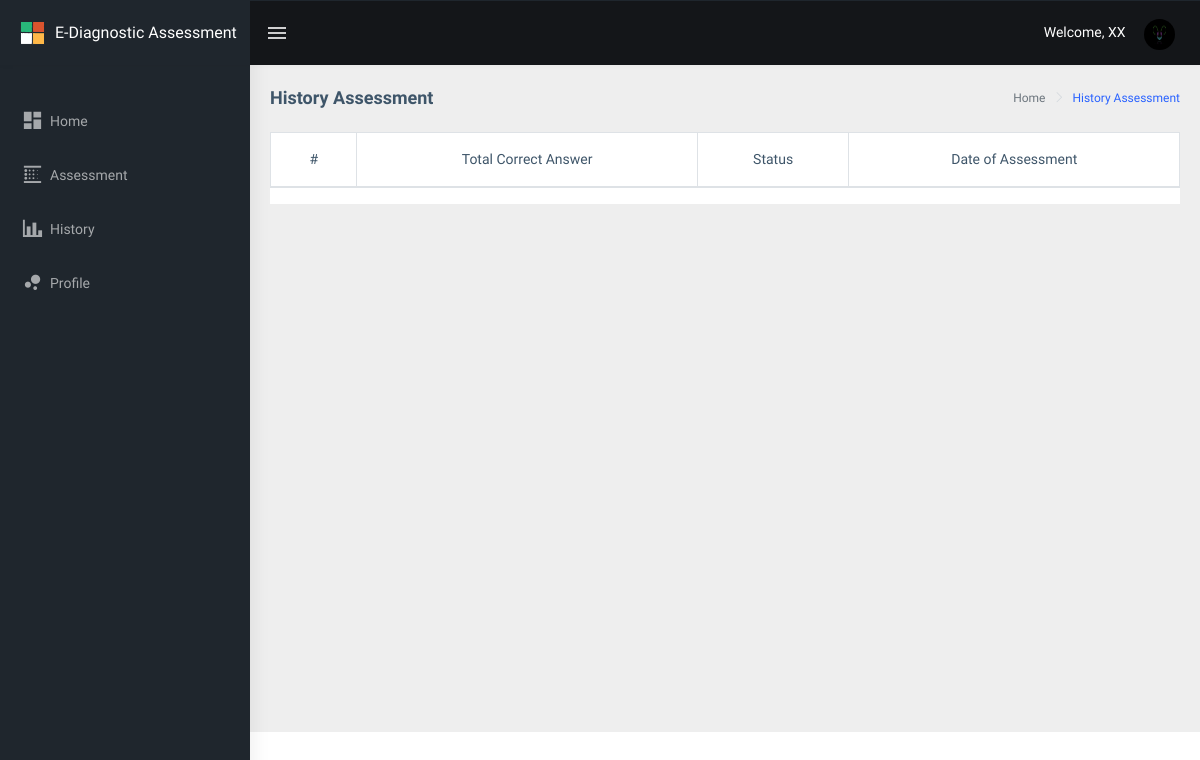
Before: /public/main/student/history/index.php (signed in) with the older database file.
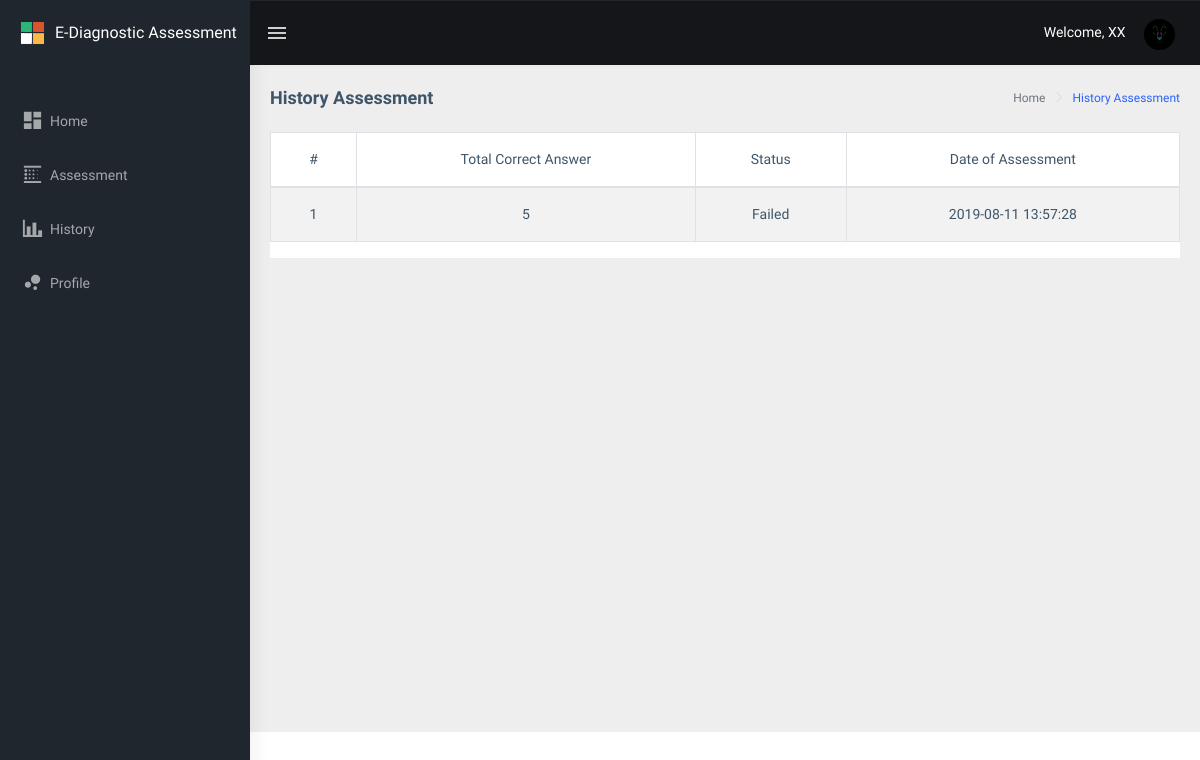
After: the same page with the newer database file.
### tables this page shows
CREATE TABLE `drxassessment_assessment_history` (
  `drxassessment_id` int(11) NOT NULL,
  `user_id` int(11) NOT NULL,
  `user_name` text NOT NULL,
  `user_email` text NOT NULL,
  `domain_name` text NOT NULL,
  `questions` text NOT NULL,
  `answer` text NOT NULL,
  `total_correct_answer` int(25) NOT NULL,
  `overall_score` decimal(16,2) NOT NULL,
  `created_at` datetime NOT NULL DEFAULT CURRENT_TIMESTAMP,
  `start_at` datetime NOT NULL,
  `end_at` datetime NOT NULL
);

### public/main/student/history/index.php (the view, shortened to what the changed rows need)
<?php
include("../../../../config/common/asdasf9z09x0c90zx90123.php");
$connection->setAttribute(PDO::ATTR_ERRMODE, PDO::ERRMODE_EXCEPTION);
if (!empty($_SESSION['drxassessmentemail'])) {
    $drxassessmentemail = $_SESSION['drxassessmentemail'];
} else {
    $drxassessmentemail = "";
}
?>
<!DOCTYPE html>
<html dir="ltr" lang="en">
<head>
    <link href="../../../assets/libs/flot/css/float-chart.css" rel="stylesheet">
    <link href="../../../dist/css/style.min.css" rel="stylesheet">
    <link href="../../../assets/libs/datatables.net-bs4/css/dataTables.bootstrap4.css" rel="stylesheet">
</head>
<body>
    <div id="main-wrapper">
        <div class="page-wrapper">
            <div class="container-fluid">
								<div class="card">
									<div class="table-responsive">
											<table id="zero_config" class="table table-striped table-bordered">
													<thead>
															<tr>
																	<th class="text-center">#</th>
																	<th class="text-center">Total Correct Answer</th>
																	<th class="text-center">Status</th>
																	<th class="text-center">Date of Assessment</th>
															</tr>
													</thead>
													<tbody>
														<?php
	                          $drx_count = 0;
	                          $result = $connection->prepare("SELECT * FROM drxassessment_assessment_history
																														WHERE user_email = :user_email");
													  $result->execute( array('user_email' => $drxassessmentemail));
	                              while ($row = $result->fetch(PDO::FETCH_ASSOC)) {
	                                     $drx_count++;
																			 $created_at = $row['created_at'];
																			 $total_correct_answer = $row['total_correct_answer'];
	                          ?>
															<tr>
																<td class="text-center"><?php echo $drx_count; ?></td>
																<td class="text-center"><?php echo $total_correct_answer; ?></td>
																<td class="text-center">
																	<?php
																	if ($total_correct_answer <= 9)
																	{
																		  echo "Failed";
																	} else if ($total_correct_answer >= 10)
																	{
																			echo "Passed";
																	}
																	?>
																</td>
																<td class="text-center"><?php echo $created_at; ?></td>
															</tr>
														<?php } ?>
													</tbody>
											</table>
									</div>
							 	</div>
				  	</div>
            </div>
        </div>
</body>
</html>

Changed rows visible on the page:
now on this page (row edited): drxassessment_assessment_history: total_correct_answer "5", shows "Failed", created_at "2019-08-11 13:57:28"
